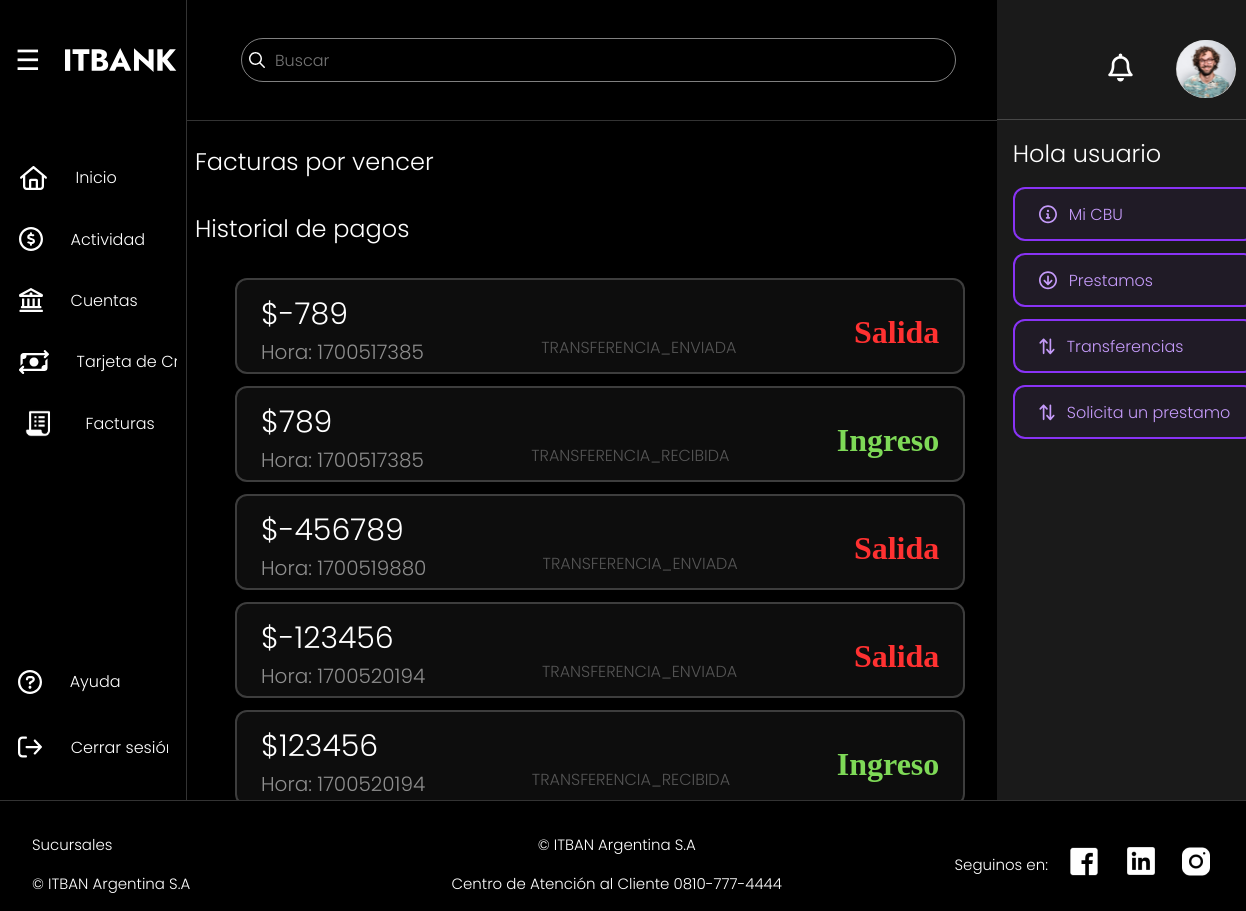
Page /facturas/ (signed in) on the committed database.
### transferencias/models.py (models this page shows)
class Movimientos(models.Model):
    numero_cuenta = models.ForeignKey(Cuenta, models.DO_NOTHING, db_column='numero_cuenta')
    monto = models.IntegerField()
    id_tipo_operacion = models.ForeignKey('TipoMovimientos', models.DO_NOTHING, db_column='id_tipo_operacion')
    hora = models.IntegerField(blank=True, null=True)
    class Meta:
        managed = False
        db_table = 'movimientos'

class TipoMovimientos(models.Model):
    tipo = models.TextField()
    class Meta:
        managed = False
        db_table = 'tipo_movimientos'

### facturas/views.py (the view)
# urls.py: path('facturas/', facturas.facturas, name="facturas"),
@login_required(login_url='/')
def facturas(request):
    user = request.user.id
    cliente = Cliente.objects.get(user_id = user)
    try:
        cuenta = Cuenta.objects.filter(customer_id=cliente.customer_id).first()
    except Cuenta.DoesNotExist:
        cuenta = Cuenta.objects.create(customer_id=cliente.customer_id,
                                       balance=random.randrange(-10000000, 10000001),
                                       tipo_cuenta_id=random.randint(1, 5),
                                       iban='IBAN_ALEATORIO')
    cuenta = Cuenta.objects.filter(customer_id = cliente.customer_id).first()
    movimientos = Movimientos.objects.filter(numero_cuenta=cuenta.account_id)
    cantidadIngreso = 0
    cantidadEgreso = 0
    for movimiento in movimientos:
        if movimiento.monto > 0:
            cantidadIngreso += movimiento.monto
        elif movimiento.monto < 0:
            cantidadEgreso += movimiento.monto
    diccionario = {
        'cliente': cliente,
        'cuenta': cuenta,
        'movimientos': movimientos,
        'cantidadEgreso': cantidadEgreso,
        'cantidadIngreso': cantidadIngreso
    }
    context={
        "por_vencer": [
            {
                "fecha": "12/12/12",
                "tipo": "No pagado",
                "motivo": "Aguas Cordobesas",
                "cantidad": 123456,
            }
        ],
        "historial": [
            {
                "fecha": "12/11/12",
                "tipo": "Pagado",
                "motivo": "Pago de Telefono",
                "cantidad": 123456,
            },
            {
                "fecha": "12/10/12",
                "tipo": "Pagado",
                "motivo": "Pago de Epec",
                "cantidad": 123456,
            }
        ],
    }
    return render(request, 'facturas/facturas.html', diccionario)

### facturas/templates/facturas/facturas.html (shortened to what this page needs)
{% extends "layout/dashboard.html" %}
{% load static %}
{% block link %}
<link rel="stylesheet" href="{% static 'facturas/css/facturas.css' %}">
{% endblock %}
{% block content %}
<div class="divSaludo">
  <h1 class="saludo">Facturas por vencer</h1>
</div>
<div class="divSaludo">
  <h1 class="saludo">Historial de pagos</h1>
</div>
<ul>
  {% for item in movimientos %}
  <div class="movimientosTarjeta">
    <span class="movimientoTexto">
      <h1>${{ item.monto }}</h1>
      <h2>Hora: {{ item.hora }}</h2>
    </span>
    <h2 class="motivoTexto">{{ item.id_tipo_operacion.tipo }}</h2>
      <h1 class="{% if item.monto > 0 %}ingreso{% else %}retiro{% endif %}">
        {% if item.monto > 0 %}Ingreso{% else %}Salida{% endif %}</h1>
  </div>
  {% endfor %}
</ul>
{% endblock %}

### static/css/layout.css (style rules this page uses)
.divSaludo { display: flex; flex-direction: column; position: relative; font-weight: bold; }
.saludo { color: #FFF; font-family: Poppins; font-size: 1.5rem; font-style: normal; font-weight: 500; line-height: normal; }

### static/css/globals.css (style rules this page uses)
body { background-repeat: no-repeat; background-attachment: fixed; background-size: cover; background-image: url("/Background-color-globe.webp"); height: 100%; width: 100%; margin: 0; padding: 0; }

### facturas/static/facturas/css/facturas.css (style rules this page uses)
.divSaludo { display: flex; flex-direction: column; position: relative; font-weight: bold; }
.saludo { color: #FFF; font-family: Poppins; font-size: 1.5rem; font-style: normal; font-weight: 500; line-height: normal; }
.movimientosTarjeta { display: flex; justify-content: space-between; align-items: flex-start; height: 4.25rem; width: 90%; padding: 0.75rem 1.5rem; align-items: flex-start; gap: 0.0625rem; border-radius: 0.75rem; border: 2px solid rgba(255, 255, 255, 0.20); background: rgba(255, 255, 255, 0.05); margin-bottom: 0.75rem; }
.movimientoTexto h1 { display: flex; flex-direction: column; align-items: flex-start; margin-top: 0; margin-bottom: 0; color: #FFF; font-family: Poppins; font-size: 1.875rem; font-style: normal; font-weight: 500; line-height: normal; }
.movimientoTexto h2 { margin-top: 0; margin-bottom: 0; align-self: stretch; color: #8E8E8E; font-family: Poppins; font-size: 1.25rem; font-style: normal; font-weight: 500; line-height: normal; }
.motivoTexto { display: flex; margin-bottom: 0; align-self: flex-end; font-family: Poppins; font-size: 1rem; font-style: normal; font-weight: 500; line-height: normal; border: none; color: #555555; }
.ingreso { color: #7ED957; }
.retiro { color: #FF3131; }

### rows in the picture
Movimientos: monto "-789", hora "1700517385", id_tipo_operacion.tipo "TRANSFERENCIA_ENVIADA", shows "Salida"
Movimientos: monto "789", hora "1700517385", id_tipo_operacion.tipo "TRANSFERENCIA_RECIBIDA", shows "Ingreso"
Movimientos: monto "-456789", hora "1700519880", id_tipo_operacion.tipo "TRANSFERENCIA_ENVIADA", shows "Salida"
Movimientos: monto "-123456", hora "1700520194", id_tipo_operacion.tipo "TRANSFERENCIA_ENVIADA", shows "Salida"
Movimientos: monto "123456", hora "1700520194", id_tipo_operacion.tipo "TRANSFERENCIA_RECIBIDA", shows "Ingreso"
